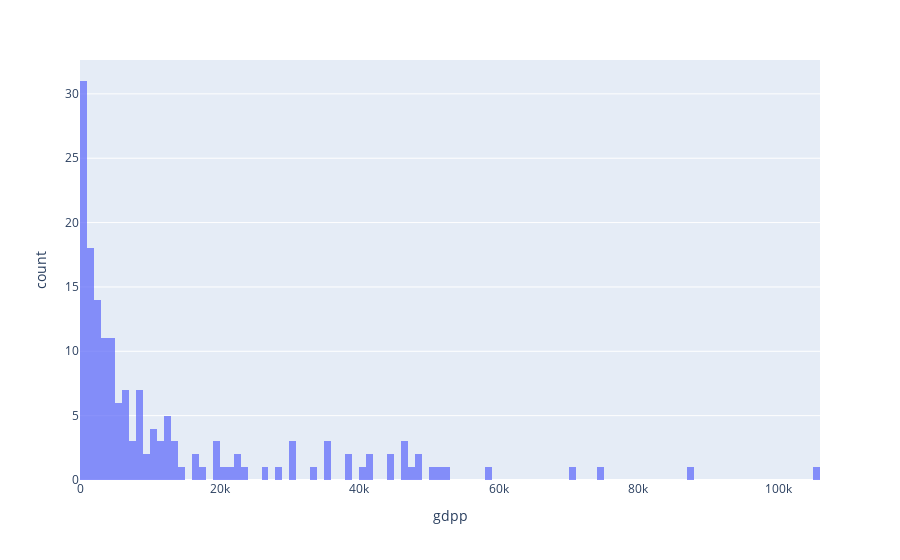

The code cell stored with this chart in its notebook:
### Markdown cell above
### Data Visualization

### Code cell
#Get the GDP count
exp.histogram(data_frame=df,x = 'gdpp',nbins=167,opacity=0.75,barmode='overlay')

### Figure 1 — Plotly figure (JSON) as saved in the notebook; plotly's stock layout.template omitted (floating-point values rounded to 4 significant figures; data arrays with more than 128 entries replaced by an {"elided": "..."} marker saying what was removed)
{"data": [{"alignmentgroup": "True", "bingroup": "x", "hovertemplate": "gdpp=%{x}<br>count=%{y}<extra></extra>", "legendgroup": "", "marker": {"color": "#636efa", "opacity": 0.75, "pattern": {"shape": ""}}, "name": "", "nbinsx": 167, "offsetgroup": "", "orientation": "v", "showlegend": false, "type": "histogram", "x": {"elided": "167 int values"}, "xaxis": "x", "yaxis": "y"}], "layout": {"barmode": "overlay", "legend": {"tracegroupgap": 0}, "margin": {"t": 60}, "xaxis": {"anchor": "y", "domain": [0, 1], "title": {"text": "gdpp"}}, "yaxis": {"anchor": "x", "domain": [0, 1], "title": {"text": "count"}}}}
